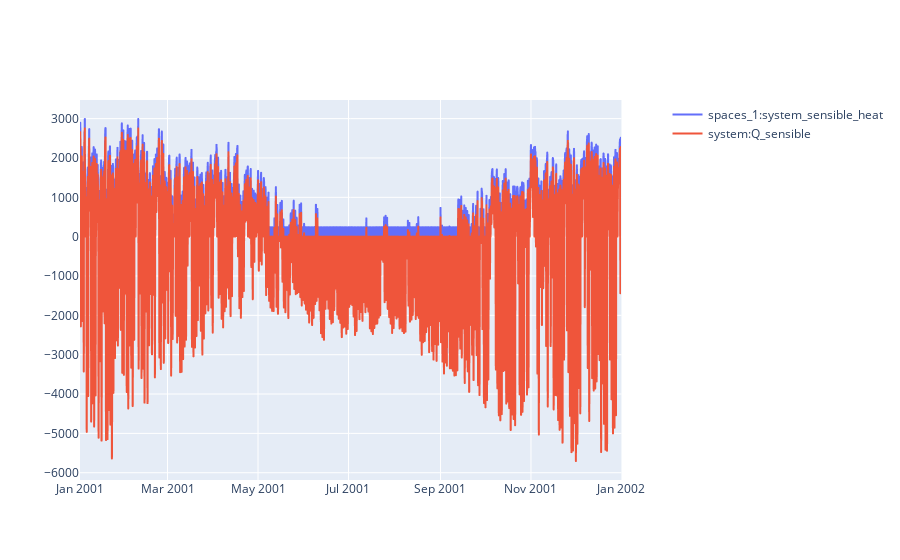

The cell this chart's notebook holds for it:
### Code cell
variables = [pro.component("spaces_1").variable("system_sensible_heat"),
             pro.component("system").variable("Q_sensible")] 
sim.plot(pro.dates(),variables)

### Figure 1 — Plotly figure (JSON) as saved in the notebook; plotly's stock layout.template omitted (floating-point values rounded to 4 significant figures; data arrays with more than 128 entries replaced by an {"elided": "..."} marker saying what was removed)
{"data": [{"hovertemplate": "date=%{x}<br>space_1:system_sensible_heat=%{y}<extra></extra>", "legendgroup": "", "line": {"dash": "solid"}, "marker": {"symbol": "circle"}, "mode": "lines", "name": "spaces_1:system_sensible_heat", "showlegend": true, "type": "scattergl", "x": {"elided": "8760 str values"}, "xaxis": "x", "y": {"elided": "8760 float values"}, "yaxis": "y"}, {"hovertemplate": "date=%{x}<br>system:Q_sensible=%{y}<extra></extra>", "legendgroup": "", "line": {"dash": "solid"}, "marker": {"symbol": "circle"}, "mode": "lines", "name": "system:Q_sensible", "showlegend": true, "type": "scattergl", "x": {"elided": "8760 str values"}, "xaxis": "x", "y": {"elided": "8760 float values"}, "yaxis": "y"}], "layout": {"xaxis": {"anchor": "y", "domain": [0, 0.94]}, "yaxis": {"anchor": "x", "domain": [0, 1]}, "yaxis2": {"anchor": "x", "overlaying": "y", "side": "right"}}}
